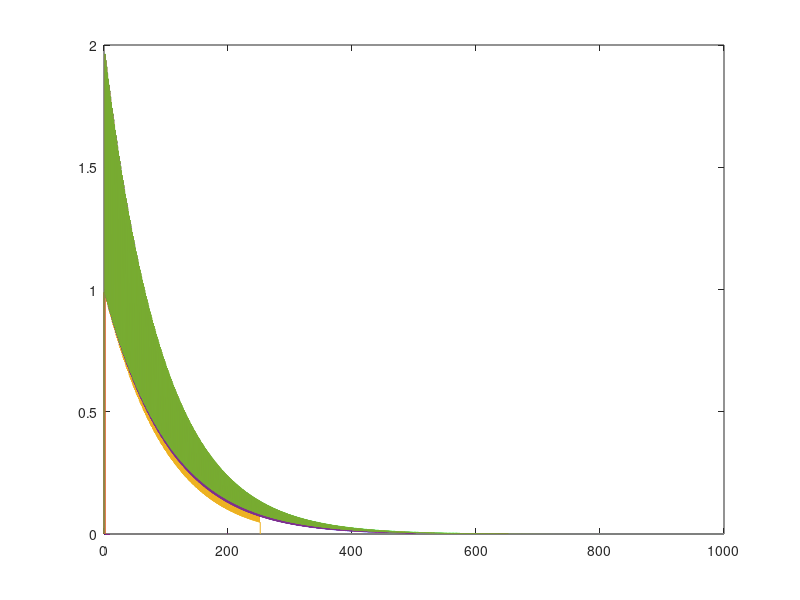

This chart was generated by the following MATLAB code:
clear all; close all;

v1   = 25;  % polymerization
v2   = 15;  % depolymerization
fcat = 0.3; % catastrophe
fres = 0.03; % rescue
% fcat = 0; % catastrophe
% fres = 0; % rescue
cap = 2;

r = 0; % nucleation rate
% r = 0; % nucleation rate

J = (v1*fres - v2*fcat)/(fcat+fres)
D = v1*v2/(fcat+fres);
tau =4*D/J^2;
L = D/abs(J);

r_critical = (sqrt(fcat)-sqrt(v1/v2*fres))^2

tmin = 0; tmax = 30;
xmin = 0; xmax = 1000;

dt = 0.05; % discretization of time
dx = v1*dt/100;

t = tmin:dt:tmax; n = length(t);
x = xmin:dx:xmax; m = length(x);

%% initial condition
p0 = zeros(m,1);
q0 = zeros(m,1);
pflux = zeros(m,1);

% for i = 1:m;
%     if (x(i)<=10 && x(i)>=0.1)
%         p0(i) = 1;
%     end
% end
for i = 1:m;
    if (x(i)<= 2 && x(i)>=0.1)
        pflux(i) = 2;
    end
end


% for i = 1:m;
%     if (x(i)>=40)&(x(i)<=60)
%         p0(i,1) = 5*(x(i)-40);
%     elseif (x(i)>=60)&(x(i)<=80)
%         p0(i,1) = -5*(x(i)-60)+100;
%     end
% end
% for i = 1:m;
%     if (x(i)>=40)&(x(i)<=60)
%         q0(i,1) = 2.5*(x(i)-40);
%     elseif (x(i)>=60)&(x(i)<=80)
%         q0(i,1) = -2.5*(x(i)-60)+50;
%     end
% end


%% solve time evolution

p_old = p0; q_old = q0;

a = v1*dt/dx; a = fix(a);
b = v2*dt/dx; b = fix(b); % rounds toward zero

sump = p0;
sumq = q0;
tpoints = [];
for j = 1:n
    
    initial = sum(p_old+q_old);

    % translation by advection     
    p = [zeros(a,1); p_old(1:(m-a))];  
    q = [q_old((b+1):m); zeros(b,1)];
    
    % constant influx at boundary
    p = p+pflux;  
    
  
%     % reflecting boundary condition
%     reflect = flip([zeros(m-b,1); q_old(1:b)]);
%     p = p + reflect;
        
    % growth <-> shrink interconversion
    dp = -fcat*p*dt+fres*q*dt;
    dq = +fcat*p*dt-fres*q*dt;
    p = p+dp;
    q = q+dq;
    
    % nucleation of growing plus ends  
    nuc = r*p.*(1-p/cap)*dt; 
    p = p + nuc;    
  
    p_old = p;
    q_old = q;
        
    if mod(j,10/dt) == 1
        sump = [sump p];
        sumq = [sumq q];
        tpoints = [tpoints j*dt];
    end
    
end

% figure(1); hold on;
% plot(x,p,x,q)
% legend('p0', 'q0', 'p', 'q')

figure;
plot(x, sump/cap)
sum(sump+sumq)

